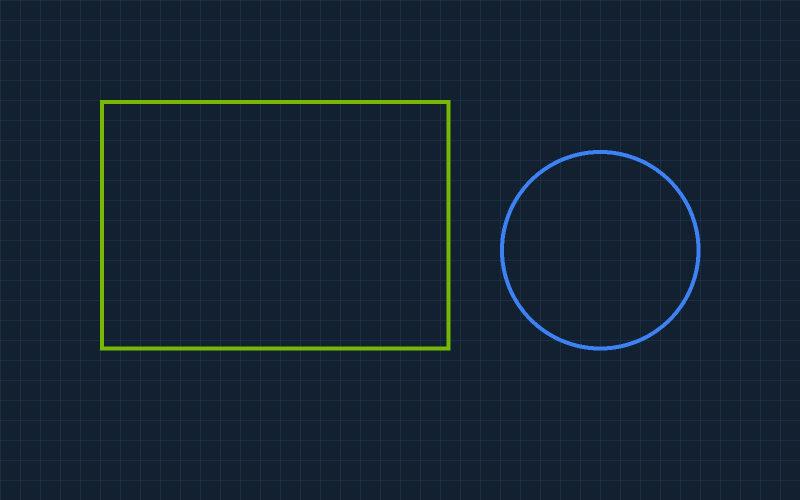
#> input picture pptx-penfick/examples/assets/sample.jpg, 1600 x 1000 px (shown at 1/2 size)
$ python -i brand_extract.py   (imports and definitions only)
#> lines starting #> are read from the running program, lines starting #| are printed output that depends on the picture
### pptx-penfick/src/pptskill/theme.py
"""Theme tokens for pptskill decks."""
from __future__ import annotations

from dataclasses import dataclass
from pathlib import Path
from typing import Any

from pptx.dml.color import RGBColor


def _rgb(hex_str: str) -> RGBColor:
    h = hex_str.lstrip("#")
    return RGBColor(int(h[0:2], 16), int(h[2:4], 16), int(h[4:6], 16))


@dataclass(frozen=True)
class Theme:
    name: str
    bg: RGBColor
    bg_light: RGBColor
    ink: RGBColor
    ink_on_light: RGBColor
    muted: RGBColor
    muted_on_light: RGBColor
    accent: RGBColor
    accent_soft: RGBColor
    card: RGBColor
    card_on_light: RGBColor
    border: RGBColor
    border_on_light: RGBColor
    series: tuple[RGBColor, ...] = ()
    font_latin: str = "Segoe UI"
    font_cjk: str = "Microsoft YaHei"

    # [4 lines left out: function series_color, not called in this run]


DARK_KEYNOTE = Theme(
    name="dark-keynote",
    bg=_rgb("#0D0D0D"),
    bg_light=_rgb("#F4F5F0"),
    ink=_rgb("#FFFFFF"),
    ink_on_light=_rgb("#1A1A1A"),
    muted=_rgb("#A0A6B0"),
    muted_on_light=_rgb("#6B7280"),
    accent=_rgb("#76B900"),
    accent_soft=_rgb("#E8F5C8"),
    card=_rgb("#1A1A1A"),
    card_on_light=_rgb("#FFFFFF"),
    border=_rgb("#2A2A2A"),
    border_on_light=_rgb("#E5E7EB"),
    series=(
        _rgb("#76B900"),
        _rgb("#3B82F6"),
        _rgb("#A855F7"),
        _rgb("#F59E0B"),
        _rgb("#64748B"),
    ),
)

LIGHT_CORPORATE = Theme(
    name="light-corporate",
    bg=_rgb("#F4F5F0"),
    bg_light=_rgb("#F4F5F0"),
    ink=_rgb("#1A1A1A"),
    ink_on_light=_rgb("#1A1A1A"),
    muted=_rgb("#6B7280"),
    muted_on_light=_rgb("#6B7280"),
    accent=_rgb("#1F3A5F"),
    accent_soft=_rgb("#E8EEF6"),
    card=_rgb("#FFFFFF"),
    card_on_light=_rgb("#FFFFFF"),
    border=_rgb("#E5E7EB"),
    border_on_light=_rgb("#E5E7EB"),
    series=(
        _rgb("#1F3A5F"),
        _rgb("#2F6FED"),
        _rgb("#0D9488"),
        _rgb("#D97706"),
        _rgb("#64748B"),
    ),
)

EDUCATION_BLUE = Theme(
    name="education-blue",
    bg=_rgb("#F7F9FC"),
    bg_light=_rgb("#F7F9FC"),
    ink=_rgb("#0F172A"),
    ink_on_light=_rgb("#0F172A"),
    muted=_rgb("#475569"),
    muted_on_light=_rgb("#475569"),
    accent=_rgb("#2563EB"),
    accent_soft=_rgb("#DBEAFE"),
    card=_rgb("#FFFFFF"),
    card_on_light=_rgb("#FFFFFF"),
    border=_rgb("#E2E8F0"),
    border_on_light=_rgb("#E2E8F0"),
    series=(
        _rgb("#2563EB"),
        _rgb("#06B6D4"),
        _rgb("#8B5CF6"),
        _rgb("#F59E0B"),
        _rgb("#64748B"),
    ),
)

PITCH_GREEN = Theme(
    name="pitch-green",
    bg=_rgb("#0B1F17"),
    bg_light=_rgb("#F3FBF6"),
    ink=_rgb("#FFFFFF"),
    ink_on_light=_rgb("#052E16"),
    muted=_rgb("#86EFAC"),
    muted_on_light=_rgb("#166534"),
    accent=_rgb("#22C55E"),
    accent_soft=_rgb("#DCFCE7"),
    card=_rgb("#123527"),
    card_on_light=_rgb("#FFFFFF"),
    border=_rgb("#1F4D38"),
    border_on_light=_rgb("#DCFCE7"),
    series=(
        _rgb("#22C55E"),
        _rgb("#14B8A6"),
        _rgb("#EAB308"),
        _rgb("#38BDF8"),
        _rgb("#94A3B8"),
    ),
)

THEMES: dict[str, Theme] = {
    "dark-keynote": DARK_KEYNOTE,
    "light-corporate": LIGHT_CORPORATE,
    "education-blue": EDUCATION_BLUE,
    "pitch-green": PITCH_GREEN,
}

# --- R4 extras + custom JSON loader ---

MINIMAL_MONO = Theme(
    name="minimal-mono",
    bg=_rgb("#FAFAFA"),
    bg_light=_rgb("#FAFAFA"),
    ink=_rgb("#111111"),
    ink_on_light=_rgb("#111111"),
    muted=_rgb("#6B7280"),
    muted_on_light=_rgb("#6B7280"),
    accent=_rgb("#111111"),
    accent_soft=_rgb("#F3F4F6"),
    card=_rgb("#FFFFFF"),
    card_on_light=_rgb("#FFFFFF"),
    border=_rgb("#E5E7EB"),
    border_on_light=_rgb("#E5E7EB"),
    series=(
        _rgb("#111111"),
        _rgb("#525252"),
        _rgb("#A3A3A3"),
        _rgb("#D4D4D4"),
        _rgb("#737373"),
    ),
)

FINANCE_NAVY = Theme(
    name="finance-navy",
    bg=_rgb("#0A1628"),
    bg_light=_rgb("#F7F8FA"),
    ink=_rgb("#FFFFFF"),
    ink_on_light=_rgb("#0F172A"),
    muted=_rgb("#94A3B8"),
    muted_on_light=_rgb("#475569"),
    accent=_rgb("#C9A227"),
    accent_soft=_rgb("#FDF6E3"),
    card=_rgb("#122036"),
    card_on_light=_rgb("#FFFFFF"),
    border=_rgb("#1E3A5F"),
    border_on_light=_rgb("#E2E8F0"),
    series=(
        _rgb("#C9A227"),
        _rgb("#1D4ED8"),
        _rgb("#0F766E"),
        _rgb("#B45309"),
        _rgb("#64748B"),
    ),
)

WARM_EDITORIAL = Theme(
    name="warm-editorial",
    bg=_rgb("#1C1410"),
    bg_light=_rgb("#FFF8F0"),
    ink=_rgb("#FFF7ED"),
    ink_on_light=_rgb("#1C1410"),
    muted=_rgb("#D6C4B0"),
    muted_on_light=_rgb("#78716C"),
    accent=_rgb("#C2410C"),
    accent_soft=_rgb("#FFEDD5"),
    card=_rgb("#2A1F18"),
    card_on_light=_rgb("#FFFFFF"),
    border=_rgb("#3D2E24"),
    border_on_light=_rgb("#F5E6D8"),
    series=(
        _rgb("#C2410C"),
        _rgb("#B45309"),
        _rgb("#0F766E"),
        _rgb("#A16207"),
        _rgb("#78716C"),
    ),
)

THEMES["minimal-mono"] = MINIMAL_MONO
THEMES["finance-navy"] = FINANCE_NAVY
THEMES["warm-editorial"] = WARM_EDITORIAL

COLOR_KEYS = (
    "bg", "bg_light", "ink", "ink_on_light", "muted", "muted_on_light",
    "accent", "accent_soft", "card", "card_on_light", "border", "border_on_light",
)


class ThemeError(ValueError):
    """Invalid theme name or theme JSON."""


# [76 lines left out: functions _parse_color, apply_theme_tokens, theme_from_dict, load_theme_file, not called in this run]


def is_theme_path_ref(name: str | None) -> bool:
    return bool(name) and str(name).lower().endswith(".json")


# [19 lines left out: functions resolve_theme, get_theme, not called in this run]


def list_themes() -> list[str]:
    return sorted(THEMES)

### pptx-penfick/src/pptskill/brand_extract.py
"""Extract a brand theme JSON from a local logo image (Pillow only)."""
from __future__ import annotations

import colorsys
import json
from pathlib import Path
from typing import Any

from PIL import Image

from pptskill.theme import theme_from_dict


class BrandExtractError(ValueError):
    """Logo extract failed."""


def _to_hex(r: int, g: int, b: int) -> str:
    return f"#{r:02X}{g:02X}{b:02X}"


def _rgb_to_hls(r: int, g: int, b: int) -> tuple[float, float, float]:
    return colorsys.rgb_to_hls(r / 255.0, g / 255.0, b / 255.0)


# [5 lines left out: function _lighten, not called in this run]


def _saturation(r: int, g: int, b: int) -> float:
    _, _, s = _rgb_to_hls(r, g, b)
    return s


def _luminance(r: int, g: int, b: int) -> float:
    # perceptual-ish
    return (0.2126 * r + 0.7152 * g + 0.0722 * b) / 255.0


def extract_palette(
    image_path: str | Path,
    *,
    max_colors: int = 5,
    max_side: int = 200,
) -> list[tuple[int, int, int, float]]:
    """Return list of (r,g,b, weight) sorted by importance."""
#> called with image_path = '../../examples/assets/sample.jpg', max_colors = 5, max_side = 200
    p = Path(image_path)
    if not p.exists():
        raise BrandExtractError(f"logo not found: {p}")
    try:
        im = Image.open(p)
#> im is the input picture: PIL image 1600x1000 RGB; mean R, G, B 20.9, 35.9, 50.2
        im.load()
    except Exception as e:
        raise BrandExtractError(f"cannot decode logo: {p} ({e})") from e

    im = im.convert("RGBA")
#> im: PIL image 1600x1000 RGBA
    # composite onto white so transparent pixels do not become black
    white = Image.new("RGBA", im.size, (255, 255, 255, 255))
#> white: PIL image 1600x1000 RGBA; every value is 255
    base = Image.alpha_composite(white, im).convert("RGB")
    w, h = base.size
#> w = 1600; h = 1000
    scale = max_side / max(w, h)
#> scale = 0.125
    if scale < 1:
        base = base.resize((max(1, int(w * scale)), max(1, int(h * scale))), Image.Resampling.BILINEAR)
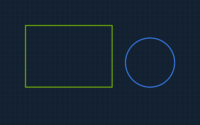
#> base: PIL image 200x125 RGB; mean R, G, B 20.9, 35.8, 50.2
    quant = base.quantize(colors=16, method=Image.Quantize.MEDIANCUT)
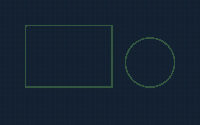
#> quant: PIL image 200x125 P; mean R, G, B 20.3, 35, 50
    pal = quant.getpalette() or []
#> pal = 48 values, max 86 at index 1, min 18 at index 45, mean 36.38
    counts = quant.getcolors(256) or []
#> counts = [(692, 0), (1619, 1), (863, 2), (1564, 3), (185, 4), (1403, 5), (957, 6), (3910, 7), (3241, 8), (445, 9), (1396, 10), (11, 11), (5, 12), (5970, 13), (2729, 14), (10, 15)]

    items: list[tuple[int, int, int, float]] = []
    total = sum(c for c, _ in counts) or 1
#> total = 25000
    for count, idx in counts:
        if idx * 3 + 2 >= len(pal):
            continue
        r, g, b = pal[idx * 3], pal[idx * 3 + 1], pal[idx * 3 + 2]
        s = _saturation(r, g, b)
        lum = _luminance(r, g, b)
        if s < 0.08 and (lum > 0.94 or lum < 0.08):
            continue
        weight = (count / total) * (0.35 + s)
        items.append((r, g, b, weight))
#> this loop made 16 passes
#> (count, r, g, b, s, lum, weight) on passes 1, 2, 3, 4, 5, 6, 7, 8, 9, 10, 11, 13: (692, 51, 86, 63, 0.255, 0.302, 0.0168), (1619, 20, 36, 53, 0.452, 0.133, 0.0519), (863, 20, 36, 52, 0.444, 0.132, 0.0274), (1564, 20, 35, 52, 0.444, 0.13, 0.0497), (185, 19, 35, 51, 0.457, 0.128, 0.00597), (1403, 20, 34, 51, 0.437, 0.126, 0.0441), (957, 19, 34, 51, 0.457, 0.126, 0.0309), (3910, 20, 34, 50, 0.429, 0.126, 0.122), (3241, 19, 34, 50, 0.449, 0.125, 0.104), (445, 20, 34, 48, 0.412, 0.126, 0.0136), (1396, 20, 33, 50, 0.429, 0.123, 0.0435), (5, 19, 32, 49, 0.441, 0.119, 0.000158)
#> (r, g, b, s, lum, weight) on pass 12: (19, 33, 48, 0.433, 0.122, 0.000344)
#> after the loop, items = 16 items, first 6: (51, 86, 63, 0.0168), (20, 36, 53, 0.0519), (20, 36, 52, 0.0274), (20, 35, 52, 0.0497), (19, 35, 51, 0.00597), (20, 34, 51, 0.0441)

    if not items:
        from collections import Counter

        px = list(base.getdata())
        for (r, g, b), c in Counter(px).most_common(5):
            items.append((r, g, b, c / max(len(px), 1)))

    items.sort(key=lambda t: t[3], reverse=True)
    # dedupe similar
    picked: list[tuple[int, int, int, float]] = []
    for r, g, b, wgt in items:
        if any(abs(r - pr) + abs(g - pg) + abs(b - pb) < 40 for pr, pg, pb, _ in picked):
            continue
        picked.append((r, g, b, wgt))
        if len(picked) >= max(8, max_colors * 2):
            break
#> this loop made 16 passes
#> (r, g, b, wgt) on passes 1 to 12: (19, 32, 48, 0.187), (20, 34, 50, 0.122), (19, 34, 50, 0.104), (19, 32, 47, 0.0845), (20, 36, 53, 0.0519), (20, 35, 52, 0.0497), (20, 34, 51, 0.0441), (20, 33, 50, 0.0435), (19, 34, 51, 0.0309), (20, 36, 52, 0.0274), (51, 86, 63, 0.0168), (20, 34, 48, 0.0136)
#> after the loop, picked = [(19, 32, 48, 0.187), (51, 86, 63, 0.0168)]
    return picked


# [74 lines left out: functions pick_accent, theme_from_logo, write_theme_json, not called in this run]

>>> result = extract_palette('../../examples/assets/sample.jpg')
#> result = [(19, 32, 48, 0.187), (51, 86, 63, 0.0168)]
